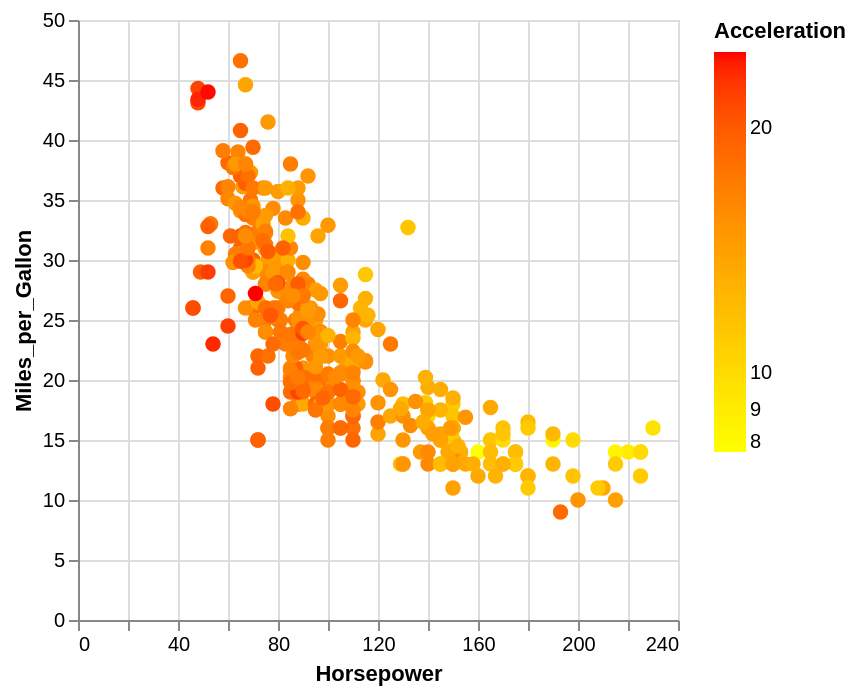

Source (Vega-Lite JSON):
### Vega-Lite specification from a JSON file in a GitHub repository (floating-point values rounded to 4 significant figures; data arrays with more than 128 entries replaced by an {"elided": "..."} marker saying what was removed)
{"$schema": "https://vega.github.io/schema/vega-lite/v5.json", "data": {"values": {"elided": "406 records"}}, "description": "Log colour scale.", "encoding": {"color": {"field": "Acceleration", "scale": {"range": ["yellow", "red"], "type": "log"}, "type": "quantitative"}, "opacity": {"value": 1}, "size": {"value": 60}, "x": {"field": "Horsepower", "type": "quantitative"}, "y": {"field": "Miles_per_Gallon", "type": "quantitative"}}, "mark": "circle", "transform": [{"as": "accelerationZScore", "calculate": "(datum.Acceleration - 15.52)/2.80"}]}
